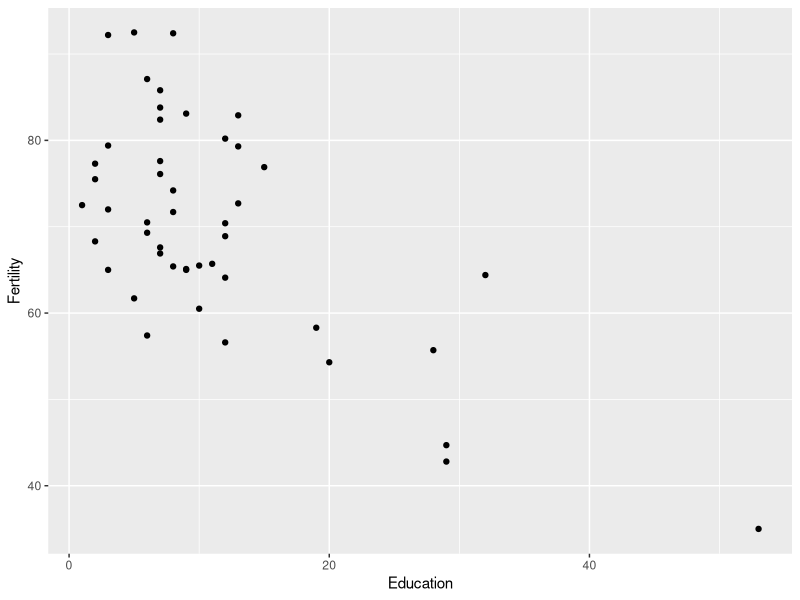
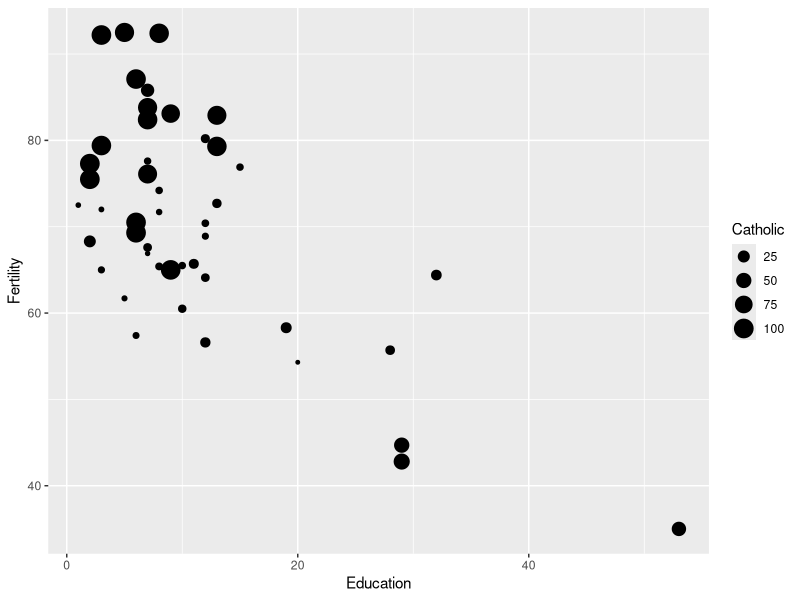
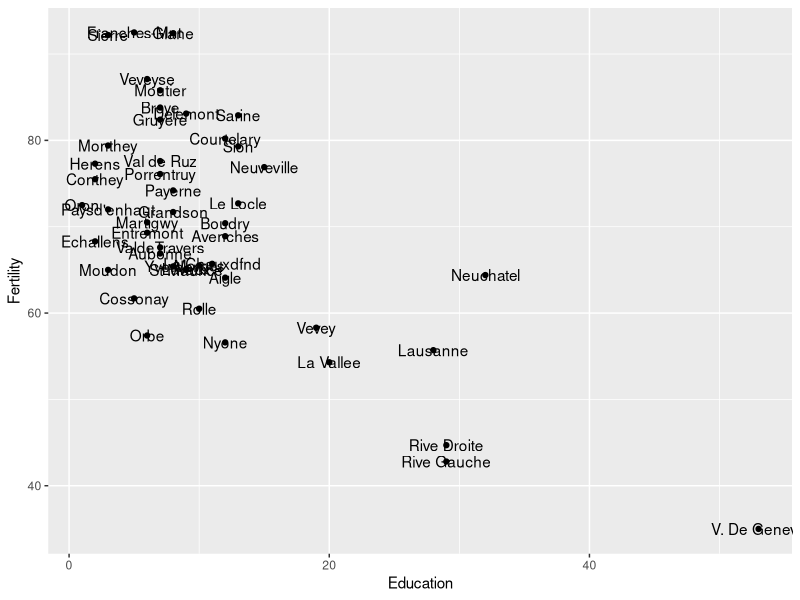
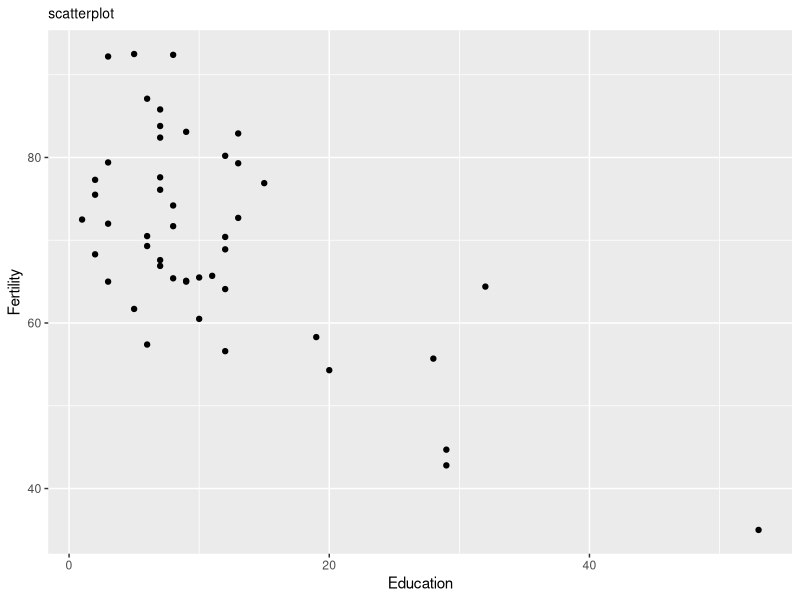
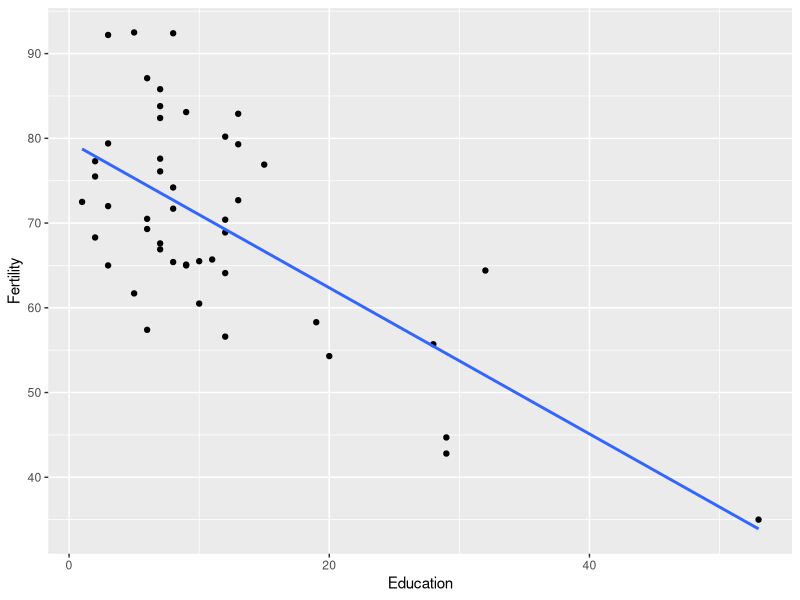
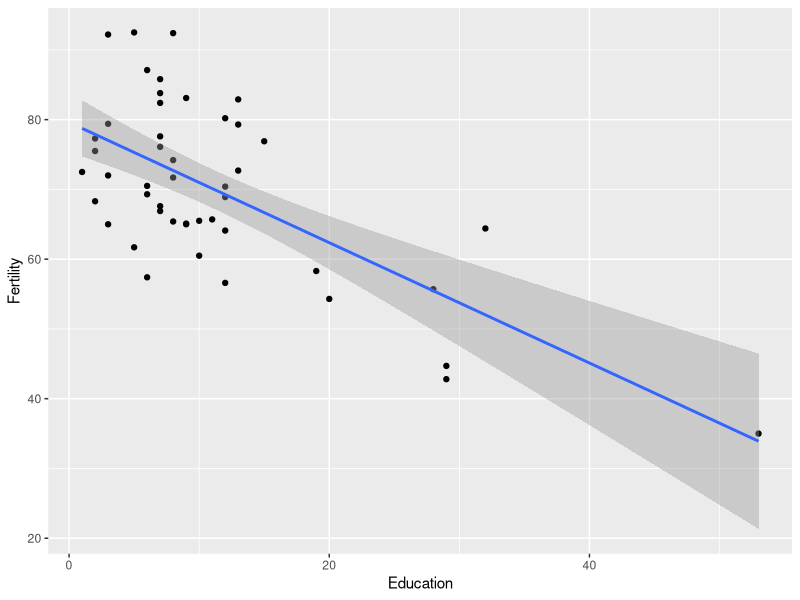

Source code (R) for these figures, in order:
############ Data analysis with R - lectures ################
# week 6 - correlation and simple regression
# author: Tomas Diviak, tomas.diviak@manchester.ac.uk
options(scipen = 999)
library(ggplot2) # visualisations
library(tidyverse)
# data - Swiss French-speaking cantons from late 18th century
swiss <- read.csv("swiss.csv", header = TRUE)
View(swiss)

# descriptives of all the columns (variables)
sapply(swiss, summary)
sapply(swiss[,2:7], summary) # only columns 2 through 7 (numeric ones)

# scatterplot
ggplot(swiss, aes(x = Education, y = Fertility)) +     
  geom_point()

# size of points = % Catholics
ggplot(swiss, aes(x = Education, y =  Fertility, size = Catholic)) +     
  geom_point()

# labeled by the name of the canton
ggplot(swiss, aes(x = Education, y = Fertility)) +     
  geom_point() +
  geom_text(aes(label = Canton))

# size of the main title changed
ggplot(swiss, aes(x = Education, y = Fertility)) +     
  geom_point() +
  labs(title = "scatterplot") +
  theme(plot.title = element_text(size = 10)) 

# correlation coefficients - Pearson, Spearman, Kendall
cor(swiss$Fertility, swiss$Education, method = "pearson")
cor(swiss$Fertility, swiss$Education, method = "spearman")
cor(swiss$Fertility, swiss$Education, method = "kendall")

# testing the statistical significance of the coefficients + their CIs
cor.test(swiss$Fertility, swiss$Education, method = "pearson")
cor.test(swiss$Fertility, swiss$Education, method = "spearman")
cor.test(swiss$Fertility, swiss$Education, method = "kendall")

# simple linear regression
# a simple model
model1 <- lm(Fertility ~ Education, data = swiss)
summary(model1)
confint(model1)

# another model
model2 <- lm(Fertility ~ Agriculture, data = swiss)
summary(model2)
confint(model2)

# scatterplot with a regression line
ggplot(swiss, aes(x = Education, y = Fertility)) +     
  geom_point() +
  geom_smooth(method = "lm", se = FALSE)

ggplot(swiss, aes(x = Education, y = Fertility)) +     
  geom_point() +
  geom_smooth(method = "lm", se = TRUE)

# predicting with linear regression
newcantons <- data.frame(Education = c(10, 50, 90))
predict(model1, newdata = newcantons)
predict(model1, newdata = newcantons, interval = "prediction")
